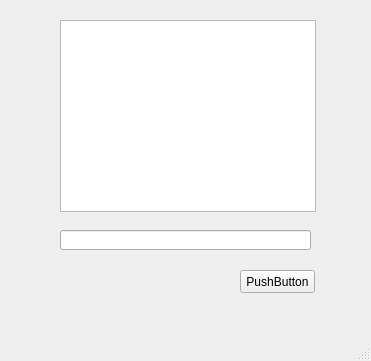
<?xml version="1.0" encoding="UTF-8"?>
<ui version="4.0">
 <class>MainWindow</class>
 <widget class="QMainWindow" name="MainWindow">
  <property name="geometry">
   <rect>
    <x>0</x>
    <y>0</y>
    <width>371</width>
    <height>361</height>
   </rect>
  </property>
  <property name="windowTitle">
   <string>MainWindow</string>
  </property>
  <widget class="QWidget" name="centralwidget">
   <widget class="QPushButton" name="pushButton">
    <property name="geometry">
     <rect>
      <x>240</x>
      <y>270</y>
      <width>75</width>
      <height>23</height>
     </rect>
    </property>
    <property name="text">
     <string>PushButton</string>
    </property>
   </widget>
   <widget class="QTextBrowser" name="textBrowser">
    <property name="geometry">
     <rect>
      <x>60</x>
      <y>20</y>
      <width>256</width>
      <height>192</height>
     </rect>
    </property>
   </widget>
   <widget class="QLineEdit" name="lineEdit">
    <property name="geometry">
     <rect>
      <x>60</x>
      <y>230</y>
      <width>251</width>
      <height>20</height>
     </rect>
    </property>
   </widget>
  </widget>
  <widget class="QMenuBar" name="menubar">
   <property name="geometry">
    <rect>
     <x>0</x>
     <y>0</y>
     <width>371</width>
     <height>22</height>
    </rect>
   </property>
  </widget>
  <widget class="QStatusBar" name="statusbar"/>
 </widget>
 <resources/>
 <connections/>
</ui>
